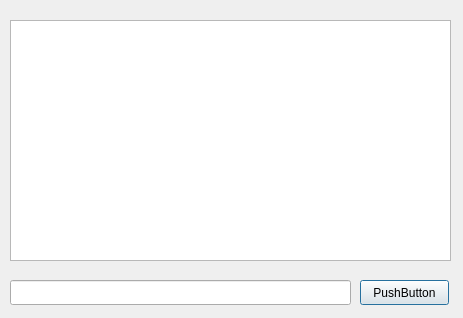
<?xml version="1.0" encoding="UTF-8"?>
<ui version="4.0">
 <class>ChatConClient</class>
 <widget class="QDialog" name="ChatConClient">
  <property name="geometry">
   <rect>
    <x>0</x>
    <y>0</y>
    <width>463</width>
    <height>318</height>
   </rect>
  </property>
  <property name="windowTitle">
   <string>Dialog</string>
  </property>
  <widget class="QTextBrowser" name="textBrowser">
   <property name="geometry">
    <rect>
     <x>10</x>
     <y>20</y>
     <width>441</width>
     <height>241</height>
    </rect>
   </property>
  </widget>
  <widget class="QPushButton" name="pushButton">
   <property name="geometry">
    <rect>
     <x>360</x>
     <y>280</y>
     <width>89</width>
     <height>25</height>
    </rect>
   </property>
   <property name="text">
    <string>PushButton</string>
   </property>
  </widget>
  <widget class="QLineEdit" name="lineEdit">
   <property name="geometry">
    <rect>
     <x>10</x>
     <y>280</y>
     <width>341</width>
     <height>25</height>
    </rect>
   </property>
  </widget>
 </widget>
 <resources/>
 <connections/>
</ui>
